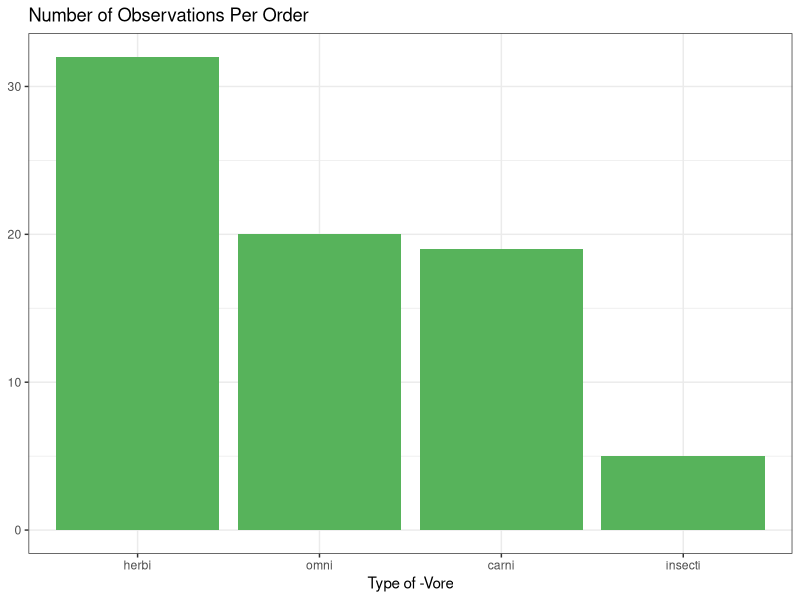
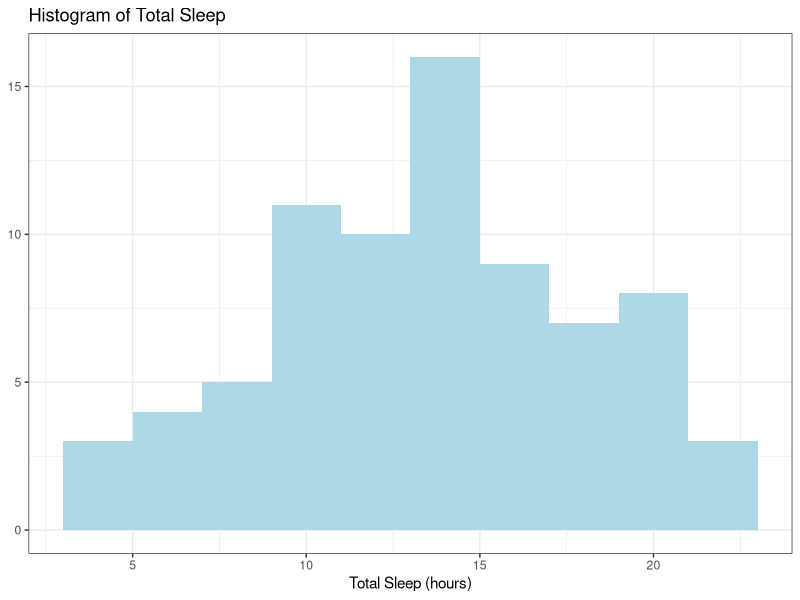
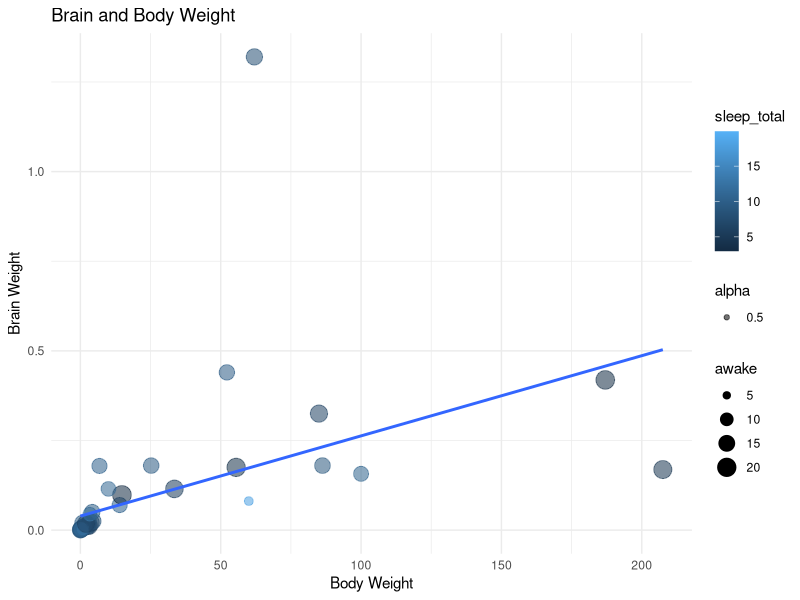

Write R code to recreate these figures, in order.
## ---- chunk 1
library(tidyverse)
## ---- chunk 2
head(msleep)

names(msleep)
## ---- chunk 3

# Single Categorical Variable 

msleep %>% 
  drop_na(vore) %>%  # remove the variable reference and observe how many values are left out
  ggplot(aes(fct_infreq(vore))) +
  geom_bar(fill = "#57B35B") +
  # coord_flip() + 
  theme_bw() +
  labs(
    x = "Type of -Vore",
    y = NULL,
    title = "Number of Observations Per Order"
  )
## ---- chunk 4

# Single Numeric Variable 

msleep %>% 
  drop_na(vore) %>%  # remove the variable reference and observe how many values are left out
  ggplot(aes(awake)) +
  geom_histogram(binwidth = 2, fill = "light blue") +
  # coord_flip() + 
  theme_bw() +
  labs(
    x = "Total Sleep (hours)",
    y = NULL,
    title = "Histogram of Total Sleep"
  )
## ---- chunk 5

# multiple numeric variables
msleep %>% 
  filter(bodywt < 500) %>% 
  ggplot(aes(bodywt, brainwt))+
  geom_point(aes(colour = sleep_total,
                 size = awake,
                 alpha = 0.5))+
  geom_smooth(method = lm, se = F)+
  labs(
    x = "Body Weight",
    y = "Brain Weight",
    title = "Brain and Body Weight")+
  theme_minimal()
